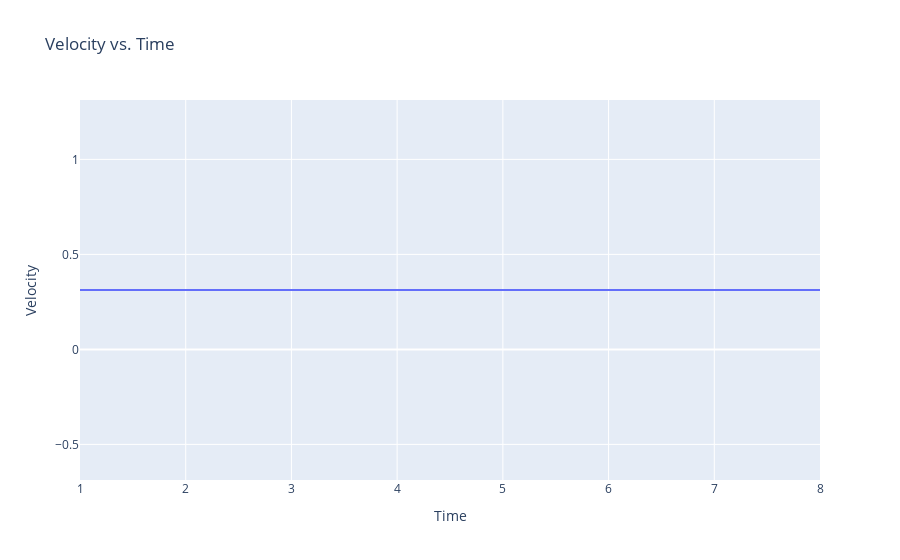

Notebook cell for this chart:
### Code cell
x = [i for i in range(1, 9)]
y = [avg_v for i in range(8)]
fig = px.line(
    x=x, 
    y=y, 
    title='Velocity vs. Time', 
    labels={'x': 'Time', 'y': 'Velocity'}
)
fig.show()

### Figure 1 — Plotly figure (JSON) as saved in the notebook; plotly's stock layout.template omitted (floating-point values rounded to 4 significant figures)
{"data": [{"hovertemplate": "Time=%{x}<br>Velocity=%{y}<extra></extra>", "legendgroup": "", "line": {"color": "#636efa", "dash": "solid"}, "marker": {"symbol": "circle"}, "mode": "lines", "name": "", "orientation": "v", "showlegend": false, "type": "scatter", "x": [1, 2, 3, 4, 5, 6, 7, 8], "xaxis": "x", "y": [0.3125, 0.3125, 0.3125, 0.3125, 0.3125, 0.3125, 0.3125, 0.3125], "yaxis": "y"}], "layout": {"legend": {"tracegroupgap": 0}, "title": {"text": "Velocity vs. Time"}, "xaxis": {"anchor": "y", "domain": [0, 1], "title": {"text": "Time"}}, "yaxis": {"anchor": "x", "domain": [0, 1], "title": {"text": "Velocity"}}}}
